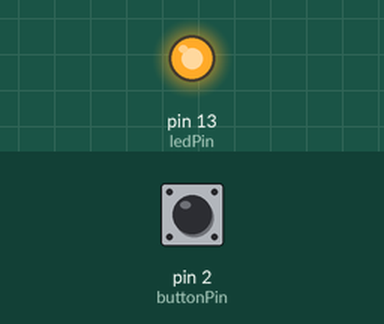
A sketch run on a simulated Arduino Uno, built with avr-gcc and run on an emulated ATmega328P. Shown: output pins drawn as LEDs (lit = HIGH). The test bench sets the inputs (shaded band); at power-on: pin 2 (buttonPin) LOW. What the sketch prints to the serial monitor is not drawn.

Above: at 1.2 s.
1.3 s: pin 2 (buttonPin) pulled HIGH for 0.15 s
Timing chart, 0 to 4.3 s (numbered marks = the images above; inputs shaded):
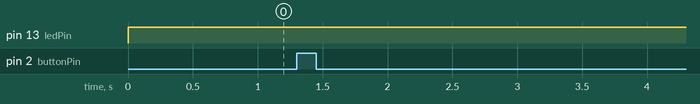

Measured:
- after the input at 1.3 s, every drawn part: stays the same

The sketch:

butontest.ino
```cpp
const int  buttonPin = 2;    // кнопка на выводе 2
const int ledPin = 13;       // светодиод на выводе 13

int buttonPushCounter = 0;   // счётчик нажатия кнопки
int buttonState = 0;         // текущее состояние кнопки
int lastButtonState = 0;     // предыдущее состояние кнопки

void setup() {
  // устанавливаем режим ввода для кнопки
  pinMode(buttonPin, INPUT);
  // устанавливаем режим вывода для светодиода
  pinMode(ledPin, OUTPUT);
  // включаем последовательную передачу данных
  Serial.begin(9600);
}

void loop() {
  // считываем показания с вывода кнопки
  buttonState = digitalRead(buttonPin);

  // сравниваем состояние с предыдущим состоянием
  if (buttonState != lastButtonState) {
    // если состояние изменилось, увеличиваем счётчик
    if (buttonState == HIGH) {
      // если текущее состояние HIGH, значит кнопка включена
      buttonPushCounter++;
      Serial.println("on");
      Serial.print("number of button pushes: ");
      Serial.println(buttonPushCounter);
    } else {
      // если текущее состояние LOW, значит кнопка выключена
      Serial.println("off");
    }
    // небольшая задержка для устранения эффекта дребезга
    delay(50);
  }
  // сохраняем текущее состояние как последнее состояние для следующего раза
  lastButtonState = buttonState;

  // включаем светодиод при каждом четвёртом нажатии, проверяя деление по остатку счётчика нажатий
  if (buttonPushCounter % 4 == 0) {
    digitalWrite(ledPin, HIGH);
  } else if (buttonPushCounter % 3 == 0) {
    digitalWrite(ledPin, HIGH);
  } else if (buttonPushCounter % 3 == 0) {
    digitalWrite(ledPin, HIGH);
  } else if (buttonPushCounter % 3 == 0) {
    digitalWrite(ledPin, HIGH);
  } else{

  }
}
```
